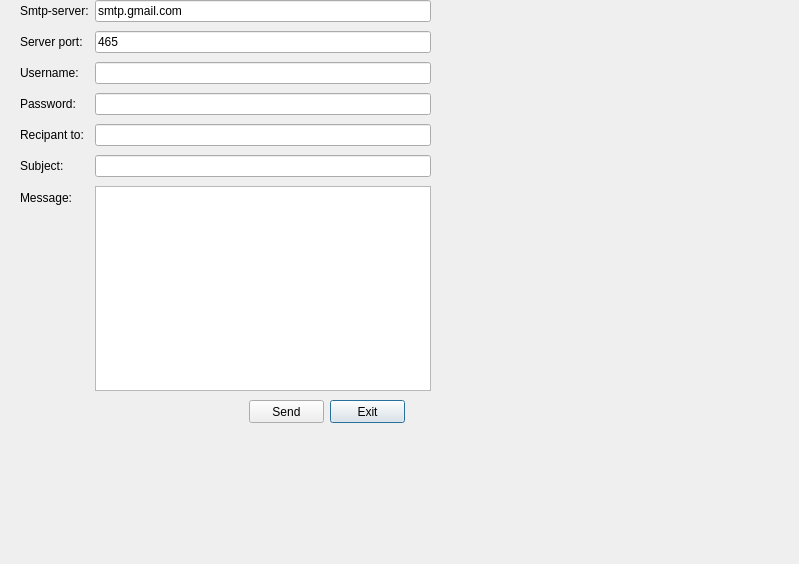
<?xml version="1.0" encoding="UTF-8"?>
<ui version="4.0">
 <class>mail</class>
 <widget class="QDialog" name="mail">
  <property name="geometry">
   <rect>
    <x>0</x>
    <y>0</y>
    <width>799</width>
    <height>564</height>
   </rect>
  </property>
  <property name="windowTitle">
   <string>Dialog</string>
  </property>
  <widget class="QWidget" name="layoutWidget">
   <property name="geometry">
    <rect>
     <x>20</x>
     <y>0</y>
     <width>411</width>
     <height>391</height>
    </rect>
   </property>
   <layout class="QFormLayout" name="formLayout">
    <property name="fieldGrowthPolicy">
     <enum>QFormLayout::ExpandingFieldsGrow</enum>
    </property>
    <property name="rowWrapPolicy">
     <enum>QFormLayout::WrapLongRows</enum>
    </property>
    <property name="verticalSpacing">
     <number>9</number>
    </property>
    <item row="0" column="0">
     <widget class="QLabel" name="label">
      <property name="text">
       <string>Smtp-server:</string>
      </property>
     </widget>
    </item>
    <item row="1" column="0">
     <widget class="QLabel" name="label_2">
      <property name="text">
       <string>Server port:</string>
      </property>
     </widget>
    </item>
    <item row="2" column="0">
     <widget class="QLabel" name="label_3">
      <property name="text">
       <string>Username:</string>
      </property>
     </widget>
    </item>
    <item row="3" column="0">
     <widget class="QLabel" name="label_4">
      <property name="text">
       <string>Password:</string>
      </property>
     </widget>
    </item>
    <item row="4" column="0">
     <widget class="QLabel" name="label_5">
      <property name="text">
       <string>Recipant to:</string>
      </property>
     </widget>
    </item>
    <item row="5" column="0">
     <widget class="QLabel" name="label_6">
      <property name="text">
       <string>Subject:</string>
      </property>
     </widget>
    </item>
    <item row="6" column="0">
     <widget class="QLabel" name="label_7">
      <property name="text">
       <string>Message:</string>
      </property>
     </widget>
    </item>
    <item row="0" column="1">
     <widget class="QLineEdit" name="server">
      <property name="text">
       <string>smtp.gmail.com</string>
      </property>
     </widget>
    </item>
    <item row="1" column="1">
     <widget class="QLineEdit" name="port">
      <property name="text">
       <string>465</string>
      </property>
     </widget>
    </item>
    <item row="2" column="1">
     <widget class="QLineEdit" name="uname"/>
    </item>
    <item row="3" column="1">
     <widget class="QLineEdit" name="paswd">
      <property name="inputMask">
       <string/>
      </property>
      <property name="echoMode">
       <enum>QLineEdit::Password</enum>
      </property>
     </widget>
    </item>
    <item row="4" column="1">
     <widget class="QLineEdit" name="rcpt"/>
    </item>
    <item row="5" column="1">
     <widget class="QLineEdit" name="subject"/>
    </item>
    <item row="6" column="1">
     <widget class="QPlainTextEdit" name="msg"/>
    </item>
   </layout>
  </widget>
  <widget class="QWidget" name="layoutWidget_2">
   <property name="geometry">
    <rect>
     <x>20</x>
     <y>0</y>
     <width>204</width>
     <height>25</height>
    </rect>
   </property>
   <layout class="QHBoxLayout" name="horizontalLayout"/>
  </widget>
  <widget class="QPushButton" name="exitBtn">
   <property name="geometry">
    <rect>
     <x>330</x>
     <y>400</y>
     <width>75</width>
     <height>23</height>
    </rect>
   </property>
   <property name="text">
    <string>Exit</string>
   </property>
  </widget>
  <widget class="QPushButton" name="sendBtn">
   <property name="geometry">
    <rect>
     <x>249</x>
     <y>400</y>
     <width>75</width>
     <height>23</height>
    </rect>
   </property>
   <property name="text">
    <string>Send</string>
   </property>
  </widget>
 </widget>
 <resources/>
 <connections/>
</ui>
